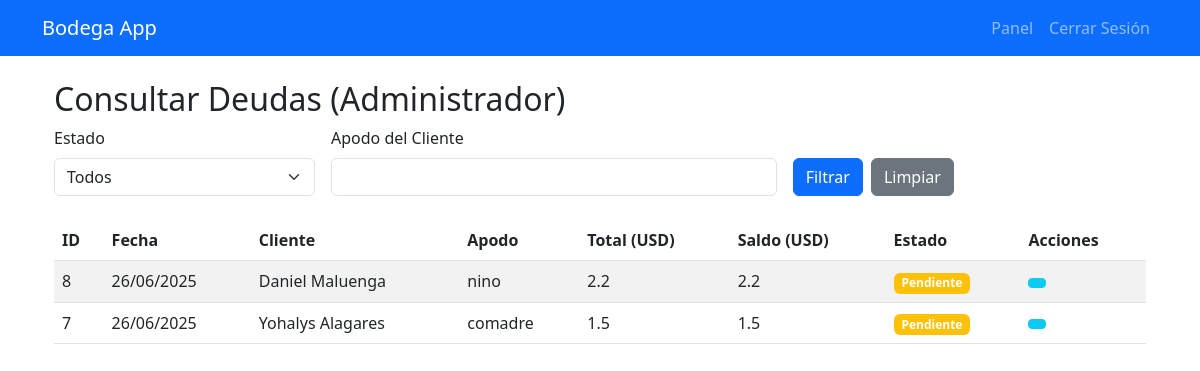
/consultar_deudas (signed in), run on the app's committed database.
### models.py (models this page shows)
class Deuda(db.Model):
    id = db.Column(db.Integer, primary_key=True)
    cliente_id = db.Column(db.Integer, db.ForeignKey('cliente.id'), nullable=False)
    cliente_apodo = db.Column(db.String(50), nullable=False)
    fecha = db.Column(db.DateTime, default=datetime.utcnow)
    estado = db.Column(db.String(20), default='pendiente')
    productos = db.relationship('ProductoDeuda', backref='deuda', lazy=True)
    cliente = db.relationship('Cliente', backref='deudas')
    pagos_parciales = db.relationship('PagoParcial', backref='deuda', lazy=True)
    @property
    def total(self):
        try:
            if not self.productos:
                return 0.0
            return sum(item.subtotal for item in self.productos)
        except (TypeError, ValueError):
            return 0.0
    @property
    def saldo_pendiente(self):
        try:
            pagado = sum(pago.monto_usd for pago in self.pagos_parciales)
            return self.total - pagado
        except (TypeError, ValueError):
            return 0.0
    def get_total(self):
        try:
            return round(self.total, 2)
        except (TypeError, ValueError):
            return 0.00
    def get_saldo_pendiente(self):
        try:
            return round(self.saldo_pendiente, 2)
        except (TypeError, ValueError):
            return 0.00

class Cliente(db.Model):
    id = db.Column(db.Integer, primary_key=True)
    nombre = db.Column(db.String(100), nullable=False)
    apodo = db.Column(db.String(50), unique=True, nullable=False)  # Nuevo campo

class ProductoDeuda(db.Model):
    id = db.Column(db.Integer, primary_key=True)
    deuda_id = db.Column(db.Integer, db.ForeignKey('deuda.id'), nullable=False)
    producto_id = db.Column(db.Integer, db.ForeignKey('producto.id'), nullable=False)
    cantidad = db.Column(db.Integer, nullable=False)
    producto = db.relationship('Producto')
    @property
    def subtotal(self):
        return self.cantidad * self.producto.precio

class Producto(db.Model):
    id = db.Column(db.Integer, primary_key=True)
    nombre = db.Column(db.String(100), nullable=False)
    cantidad = db.Column(db.Integer, nullable=False)
    precio = db.Column(db.Float, nullable=False)
    fecha = db.Column(db.DateTime, default=datetime.utcnow)

### app.py (the view)
@app.route('/consultar_deudas', methods=['GET'])
@login_required
def consultar_deudas():
    estado = request.args.get('estado', 'pendiente')
    apodo = request.args.get('apodo')
    query = Deuda.query
    if estado and estado != 'todos':
        query = query.filter_by(estado=estado)
    if apodo:
        query = query.filter(Deuda.cliente_apodo.ilike(f'%{apodo}%'))
    query = query.options(
        db.joinedload(Deuda.productos).joinedload(ProductoDeuda.producto),
        db.joinedload(Deuda.pagos_parciales),
        db.joinedload(Deuda.cliente)  # Cargar la relación con cliente
    )
    deudas = query.order_by(Deuda.fecha.desc()).all()
    return render_template('consultar_deudas.html', deudas=deudas)

### app.py (called while the page is built)
@login_manager.user_loader
def load_user(user_id):
    return db.session.get(Usuario, int(user_id))

### templates/consultar_deudas.html (shortened to what this page needs)
{% extends "base.html" %}
{% block content %}
<div class="container">
    <h2>Consultar Deudas (Administrador)</h2>
    <form method="GET" class="row g-3 mb-4">
        <div class="col-md-3">
            <label for="estado" class="form-label">Estado</label>
            <select class="form-select" name="estado" id="estado">
                <option value="todos">Todos</option>
            </select>
        </div>
        <div class="col-md-5">
            <label for="apodo" class="form-label">Apodo del Cliente</label>
            <input type="text" class="form-control" name="apodo" id="apodo"
                   value="{{ request.args.get('apodo', '') }}">
        </div>
        <div class="col-md-4 d-flex align-items-end">
            <button type="submit" class="btn btn-primary me-2">Filtrar</button>
            <a href="{{ url_for('consultar_deudas') }}" class="btn btn-secondary">Limpiar</a>
        </div>
    </form>
    <div class="table-responsive">
        <table class="table table-striped">
            <thead>
                <tr>
                    <th>ID</th>
                    <th>Fecha</th>
                    <th>Cliente</th>
                    <th>Apodo</th>
                    <th>Total (USD)</th>
                    <th>Saldo (USD)</th>
                    <th>Estado</th>
                    <th>Acciones</th>
                </tr>
            </thead>
            <tbody>
                {% for deuda in deudas %}
                <tr>
                    <td>{{ deuda.id }}</td>
                    <td>{{ deuda.fecha.strftime('%d/%m/%Y') }}</td>
                    <td>
                        {% if deuda.cliente %}
                            {{ deuda.cliente.nombre }}
                        {% else %}
                            {{ deuda.cliente_apodo }}
                        {% endif %}
                    </td>
                    <td>{{ deuda.cliente_apodo }}</td>
                    <td>{{ deuda.get_total() }}</td>
                    <td>{{ deuda.get_saldo_pendiente() }}</td>
                    <td>
                        <span class="badge bg-{{ 'success' if deuda.estado == 'pagada' else 'warning' }}">
                            {{ deuda.estado|capitalize }}
                        </span>
                    </td>
                    <td>
                        <div class="btn-group" role="group">
                            <a href="{{ url_for('gestion_deudas', cliente_id=deuda.cliente_id) }}"
                               class="btn btn-sm btn-info" title="Gestionar Pagos">
                            </a>
                        </div>
                    </td>
                </tr>
                {% else %}
                <tr>
                    <td colspan="8" class="text-center">No hay deudas registradas</td>
                </tr>
                {% endfor %}
            </tbody>
        </table>
    </div>
</div>
{% endblock %}

### data on the page
Deuda: id "8", fecha "26/06/2025", cliente.nombre "Daniel Maluenga", cliente_apodo "nino", get_total "2.2", get_saldo_pendiente "2.2", estado "Pendiente"
Deuda: id "7", fecha "26/06/2025", cliente.nombre "Yohalys Alagares", cliente_apodo "comadre", get_total "1.5", get_saldo_pendiente "1.5", estado "Pendiente"
